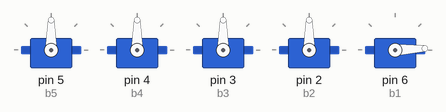
The sketch below on a simulated Arduino Uno, built with avr-gcc and run on an emulated ATmega328P. Parts: 5 × servo.

Above: at 0.05 s.
At 0.35 s:
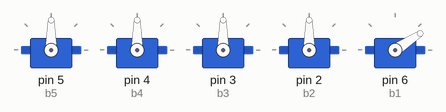
At 0.7 s:
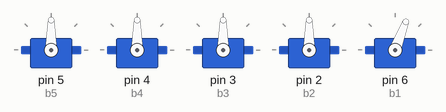
At 1.35 s:
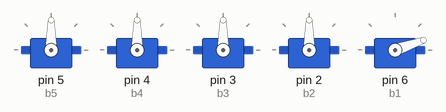
Timing chart, 0 to 3.5 s (numbered marks = the images above):
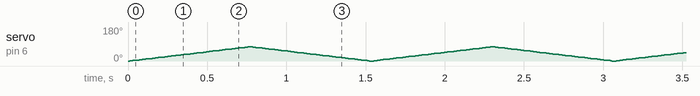

The sketch:

servo_test_legacy.ino
```cpp
#include <Servo.h>
int a;
Servo b4;
Servo b5;
Servo b3;
Servo b2;
Servo b1;

void setup() {
  Serial.begin(9600);
  b5.attach(5);
  b4.attach(4);
  b3.attach(3);
  b2.attach(2);
  b1.attach(6);
}

void loop() {
  a = 0;
    for (int i=0; i<=75; i+=1)
    {
    if (a==0)
    {
    b1.write(i);
    delay (10);
    }
    }
    for (int i=75; i>=0; i-=1)
    {
    if (a==0)
    {
    b1.write(i);
    delay (10);
    }
    }
}
```
